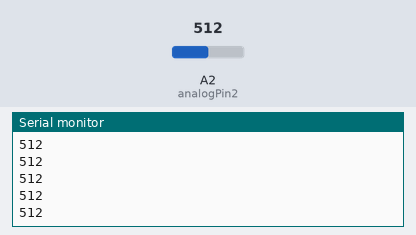
The sketch below on a simulated Arduino Uno, built with avr-gcc and run on an emulated ATmega328P. Parts: the last lines printed to the serial monitor. The inputs (shaded band) are chosen by the test bench; at power-on: A2 (analogPin2) = 512.

Above: at 1.2 s.
1.3 s: A2 (analogPin2) set to 716
At 1.31 s:
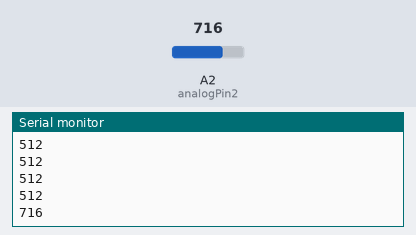
2.8 s: A2 (analogPin2) set to 900
At 2.81 s:
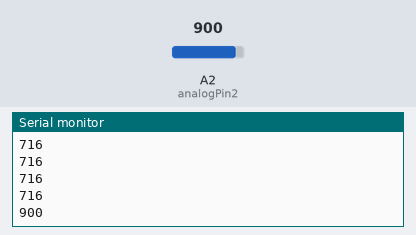
Timing chart, 0 to 5.8 s (numbered marks = the images above; inputs shaded):
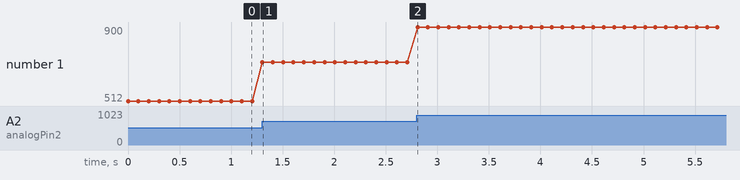

Measured:
- after the input at 1.3 s, the serial monitor: prints a new line at once (image 1)
- after the input at 2.8 s, the serial monitor: prints a new line at once (image 2)
- plotted number 1: 512 → 716 after the input at 1.3 s, 716 → 900 after the input at 2.8 s

The sketch:

comparacioDeSensors.ino
```cpp
const int analogPin2 = A2;

int value1;
int posicio1;

void setup() {

  Serial.begin(9600);
  pinMode(analogPin2,INPUT);


}

void loop() {

  int posicioInicial2 = analogRead(analogPin2);
  int valorInicial2 = posicioInicial2;

  Serial.println(valorInicial2);

  delay(100);
}
```
